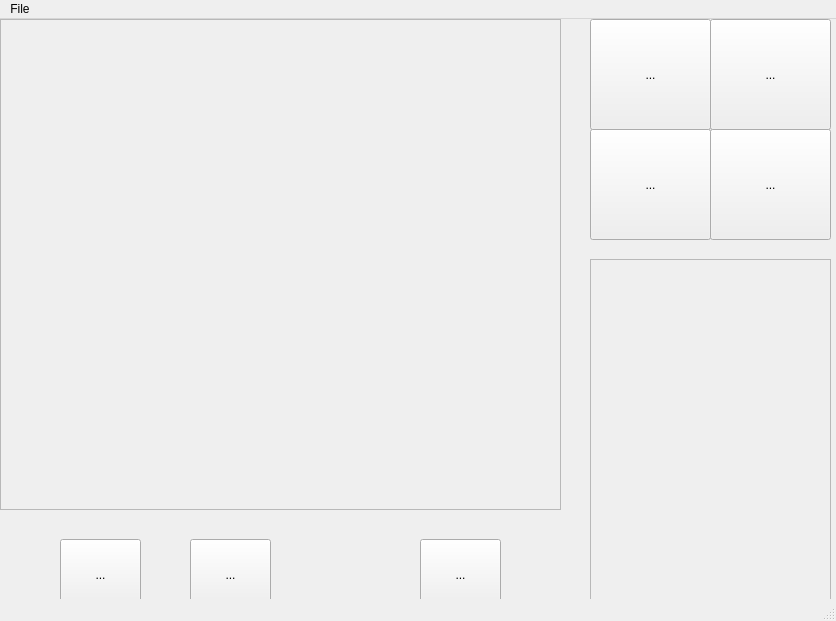
<?xml version="1.0" encoding="UTF-8"?>
<ui version="4.0">
 <class>SImage</class>
 <widget class="QMainWindow" name="SImage">
  <property name="geometry">
   <rect>
    <x>0</x>
    <y>0</y>
    <width>836</width>
    <height>621</height>
   </rect>
  </property>
  <property name="windowTitle">
   <string>MainWindow</string>
  </property>
  <widget class="QWidget" name="centralwidget">
   <widget class="QToolButton" name="toolButton">
    <property name="geometry">
     <rect>
      <x>710</x>
      <y>0</y>
      <width>121</width>
      <height>111</height>
     </rect>
    </property>
    <property name="text">
     <string>...</string>
    </property>
   </widget>
   <widget class="QToolButton" name="toolButton_2">
    <property name="geometry">
     <rect>
      <x>710</x>
      <y>110</y>
      <width>121</width>
      <height>111</height>
     </rect>
    </property>
    <property name="text">
     <string>...</string>
    </property>
   </widget>
   <widget class="QToolButton" name="toolButton_3">
    <property name="geometry">
     <rect>
      <x>590</x>
      <y>0</y>
      <width>121</width>
      <height>111</height>
     </rect>
    </property>
    <property name="text">
     <string>...</string>
    </property>
   </widget>
   <widget class="QToolButton" name="toolButton_4">
    <property name="geometry">
     <rect>
      <x>590</x>
      <y>110</y>
      <width>121</width>
      <height>111</height>
     </rect>
    </property>
    <property name="text">
     <string>...</string>
    </property>
   </widget>
   <widget class="QFrame" name="frame">
    <property name="geometry">
     <rect>
      <x>0</x>
      <y>0</y>
      <width>561</width>
      <height>491</height>
     </rect>
    </property>
    <property name="frameShape">
     <enum>QFrame::StyledPanel</enum>
    </property>
    <property name="frameShadow">
     <enum>QFrame::Raised</enum>
    </property>
    <widget class="QFrame" name="gridFrame">
     <property name="geometry">
      <rect>
       <x>0</x>
       <y>0</y>
       <width>561</width>
       <height>491</height>
      </rect>
     </property>
     <layout class="QGridLayout" name="gridLayout"/>
    </widget>
   </widget>
   <widget class="QScrollArea" name="scrollArea">
    <property name="geometry">
     <rect>
      <x>590</x>
      <y>240</y>
      <width>241</width>
      <height>361</height>
     </rect>
    </property>
    <property name="widgetResizable">
     <bool>true</bool>
    </property>
    <widget class="QWidget" name="scrollAreaWidgetContents">
     <property name="geometry">
      <rect>
       <x>0</x>
       <y>0</y>
       <width>239</width>
       <height>359</height>
      </rect>
     </property>
    </widget>
   </widget>
   <widget class="QToolButton" name="toolButton_5">
    <property name="geometry">
     <rect>
      <x>60</x>
      <y>520</y>
      <width>81</width>
      <height>71</height>
     </rect>
    </property>
    <property name="text">
     <string>...</string>
    </property>
   </widget>
   <widget class="QToolButton" name="toolButton_6">
    <property name="geometry">
     <rect>
      <x>190</x>
      <y>520</y>
      <width>81</width>
      <height>71</height>
     </rect>
    </property>
    <property name="text">
     <string>...</string>
    </property>
   </widget>
   <widget class="QToolButton" name="toolButton_7">
    <property name="geometry">
     <rect>
      <x>420</x>
      <y>520</y>
      <width>81</width>
      <height>71</height>
     </rect>
    </property>
    <property name="text">
     <string>...</string>
    </property>
   </widget>
   <widget class="QWidget" name="horizontalWidget" native="true">
    <property name="geometry">
     <rect>
      <x>560</x>
      <y>0</y>
      <width>21</width>
      <height>581</height>
     </rect>
    </property>
    <layout class="QHBoxLayout" name="horizontalLayout"/>
   </widget>
  </widget>
  <widget class="QStatusBar" name="statusbar"/>
  <widget class="QMenuBar" name="menuBar">
   <property name="geometry">
    <rect>
     <x>0</x>
     <y>0</y>
     <width>836</width>
     <height>23</height>
    </rect>
   </property>
   <widget class="QMenu" name="menuFile">
    <property name="title">
     <string>File</string>
    </property>
    <addaction name="actionOpen_file"/>
    <addaction name="actionOpen_files"/>
    <addaction name="actionChange_xml_file"/>
   </widget>
   <addaction name="menuFile"/>
  </widget>
  <action name="actionOpen_file">
   <property name="text">
    <string>Open file</string>
   </property>
  </action>
  <action name="actionOpen_files">
   <property name="text">
    <string>Open files</string>
   </property>
  </action>
  <action name="actionChange_xml_file">
   <property name="text">
    <string>Change xml file </string>
   </property>
  </action>
 </widget>
 <resources/>
 <connections/>
</ui>
